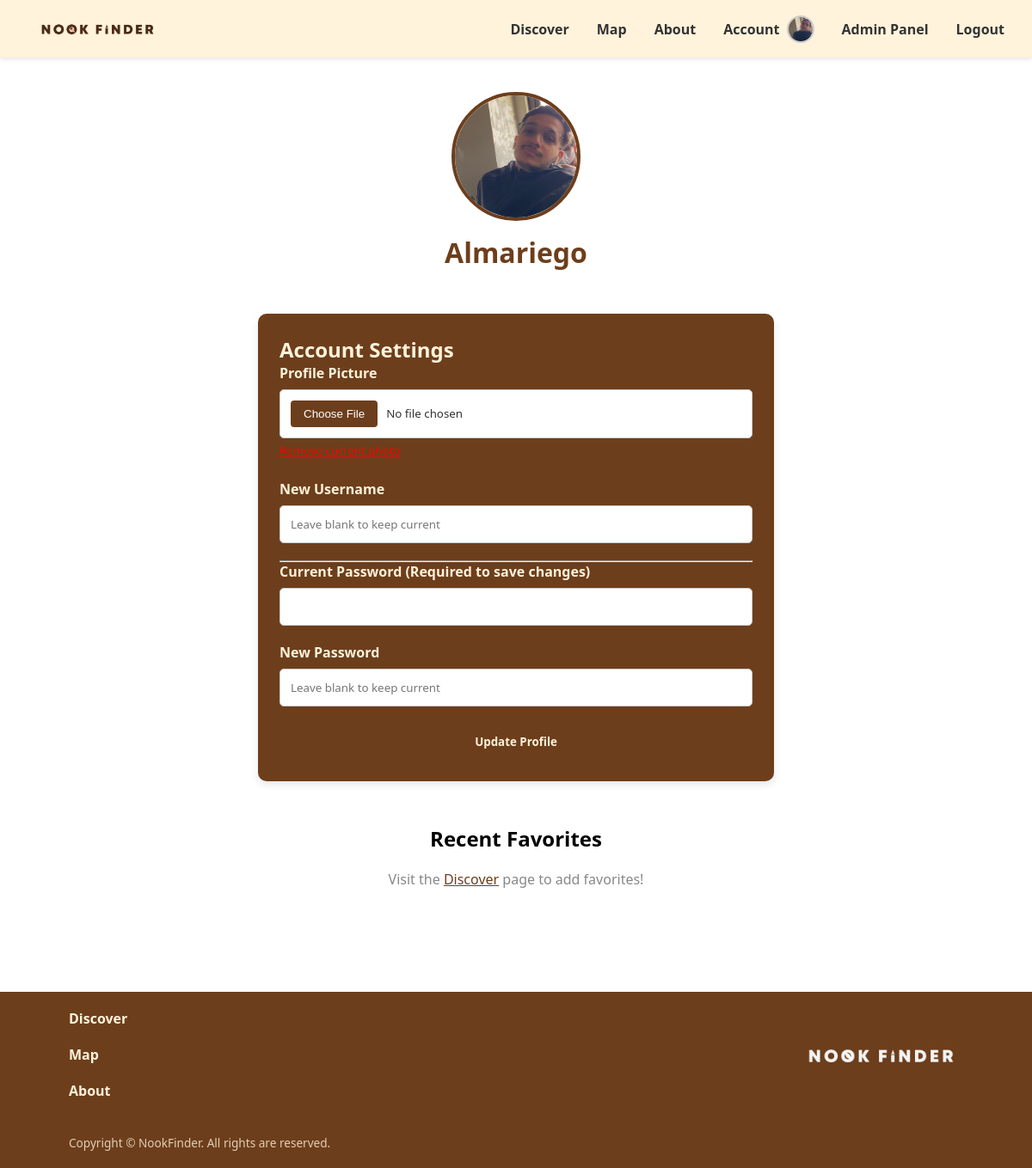
The app's page /profile.php (signed in) with its own data.
### tables this page shows
CREATE TABLE `accounts` (
  `account_id` int(11) NOT NULL,
  `username` varchar(50) NOT NULL,
  `password` varchar(255) NOT NULL,
  `profile_pic` varchar(255) DEFAULT NULL,
  `created_at` timestamp NOT NULL DEFAULT current_timestamp(),
  `Type` varchar(10) NOT NULL DEFAULT 'User'
);

### profile.php (the view, shortened to what this page needs)
<?php
include_once 'header.php';
$user_id = $_SESSION['user_id'];
$stmt = $conn->prepare("SELECT username, profile_pic FROM accounts WHERE account_id = ?");
$stmt->bind_param("i", $user_id);
$stmt->execute();
$user_data = $stmt->get_result()->fetch_assoc();
$display_img = (!empty($user_data['profile_pic']) && file_exists($user_data['profile_pic'])) ? $user_data['profile_pic'] : 'images/default-user.jpg';
?>
<main class="profile-container">
    <div class="profile-header">
        <div class="profile-avatar">
            <img src="<?php echo $display_img; ?>" alt="User Profile">
        </div>
        <h1><?php echo htmlspecialchars($user_data['username']); ?></h1>
    </div>
    <div class="profile-box">
        <h2>Account Settings</h2>
        <form action="update_profile.php" method="POST" enctype="multipart/form-data" class="profile-form">
            <div class="form-group">
                <label>Profile Picture</label>
                <input type="file" name="profile_image" accept="image/*">
                <?php if (!empty($user_data['profile_pic'])): ?>
                    <button type="submit" name="remove_photo" style="background: none; border: none; color: red; cursor: pointer; padding: 5px 0; text-decoration: underline;">
                    </button>
                <?php endif; ?>
            </div>
            <div class="form-group">
                <label>New Username</label>
                <input type="text" name="new_username" placeholder="Leave blank to keep current">
            </div>
            <hr>
            <div class="form-group">
                <label>Current Password (Required to save changes)</label>
                <input type="password" name="current_password" required>
            </div>
            <div class="form-group">
                <label>New Password</label>
                <input type="password" name="new_password" placeholder="Leave blank to keep current">
            </div>
            <button type="submit" class="update-btn">Update Profile</button>
        </form>
    </div>
    <section id="my-favourites">
        <h2 style="text-align: center; margin-top: 50px;">Recent Favorites</h2>
        <?php
        $fav_stmt = $conn->prepare("SELECT p.name, p.image FROM favorites f JOIN places p ON f.place_id = p.id WHERE f.account_id = ? ORDER BY f.created_at DESC LIMIT 4");
        $fav_stmt->bind_param("i", $user_id);
        $fav_stmt->execute();
        $fav_res = $fav_stmt->get_result();
        ?>
        <div class="discover-cards" style="margin-top: 20px;">
            <?php if($fav_res->num_rows > 0): ?>
                <?php while($fav = $fav_res->fetch_assoc()): ?>
                    <div class="place-card">
                        <a href="cafe_window.php?cafe=<?= urlencode($fav['name']) ?>&img=<?= urlencode($fav['image']) ?>" style="text-decoration: none; color: inherit; display: block; height: 100%;">
                            <img src="<?= htmlspecialchars($fav['image']) ?>" alt="<?= htmlspecialchars($fav['name']) ?>" style="height: 200px; object-fit:cover; width:100%;">
                            <div class="place-name">
                                <span><?= htmlspecialchars($fav['name']) ?></span>
                            </div>
                        </a>
                    </div>
                <?php endwhile; ?>
            <?php else: ?>
                <p style="text-align: center; width: 100%; color: #888; grid-column: 1 / -1;">Visit the <a href="discover.php" style="color: #6D3E1C;">Discover</a> page to add favorites!</p>
            <?php endif; ?>
        </div>
    </section>
</main>
<?php include 'footer.php'; ?>

### header.php (shortened to what this page needs)
<!DOCTYPE html>
<html lang="en">
<head>
    <link rel="stylesheet" href="style.css">
    <link rel="stylesheet" href="https://unpkg.com/leaflet/dist/leaflet.css" />
</head>
<body>
<header>
    <div class="logo">
        <a href="index.php">
            <img src="images/NookFindr Logo.png" alt="Nook Finder Logo">
        </a>
    </div>
    <nav>
        <a href="discover.php" class="nav-link">Discover</a>
        <a href="map.php" class="nav-link">Map</a>
        <a href="about.php" class="nav-link">About</a>
        <?php if (isset($_SESSION['user_id'])): ?>
            <a href="profile.php" class="nav-link account-link">
                Account
                <img src="<?php echo !empty($_SESSION['profile_pic']) ? htmlspecialchars($_SESSION['profile_pic']) : 'images/default-avatar.png'; ?>"
                    alt="Profile" class="nav-profile-pic">
            </a>
            <?php if (isset($_SESSION['user_type']) && $_SESSION['user_type'] === 'Admin'): ?>
                <a href="admin.php" class="nav-link">Admin Panel</a>
            <?php endif; ?>
            <a href="logout.php" class="nav-link">Logout</a>
        <?php else: ?>
            <a href="login.php" class="nav-link login-circle">Login / Register</a>
        <?php endif; ?>
    </nav>
</header>

### footer.php
<footer>
    <div class="footer-container">
        <div class="footer-nav">
            <a href="discover.php">Discover</a>
            <a href="map.php">Map</a>
            <a href="about.php">About</a>
        </div>
        <div class="footer-logo">
            <img src="images/NookFinder Footer.png" alt="Nook Finder Logo">
        </div>
    </div>
    <div class="footer-bottom">
        Copyright &copy; NookFinder. All rights are reserved.
    </div>
</footer>
</body>
</html>

### style.css (style rules this page uses)
* { margin: 0; padding: 0; box-sizing: border-box; font-family: 'Segoe UI', sans-serif; }
header { display: flex; justify-content: space-between; align-items: center; padding: 1rem 2rem; background-color: #FFF3DB; box-shadow: 0 2px 5px rgba(0,0,0,0.1); }
.logo img { height: 35px; width: auto; display: block; }
nav { display: flex; gap: 2rem; align-items: center; }
.nav-link { text-decoration: none; color: #333; font-size: 1rem; font-weight: 700; transition: transform 0.2s ease; }
.discover-cards { display: grid; grid-template-columns: repeat(4, 1fr); gap: 25px; }
footer { background-color: #6D3E1C; color: #FFF3DB; padding: 20px 80px; margin-top: 80px; }
.footer-container { display: flex; justify-content: space-between; align-items: center; }
.footer-nav { display: flex; flex-direction: column; gap: 20px; }
.footer-nav a { text-decoration: none; color: #FFF3DB; font-size: 1rem; font-weight: 600; transition: transform 0.2s ease, opacity 0.2s ease; }
.footer-logo img { height: 45px; width: auto; display: block; }
.footer-bottom { margin-top: 40px; font-size: 0.85rem; opacity: 0.8; }
.profile-container { min-height: 100vh; padding: 40px 20px; }
.profile-header { text-align: center; margin-bottom: 50px; }
.profile-avatar { width: 150px; height: 150px; border-radius: 50%; margin: 0 auto 15px; overflow: hidden; border: 4px solid #6D3E1C; background-color: #f0f0f0; display: flex; align-items: center; justify-content: center; }
.profile-avatar img { width: 100%; height: 100%; object-fit: cover; }
.profile-header h1 { color: #6D3E1C; }
.profile-box h2 { color: #FFF3DB; }
.profile-box { max-width: 600px; margin: 0 auto; background: #6D3E1C; padding: 25px; border-radius: 10px; box-shadow: 0 4px 10px rgba(0,0,0,0.1); }
.profile-form .form-group { margin-bottom: 20px; }
.profile-form label { display: block; font-weight: bold; margin-bottom: 8px; color: #FFF3DB; }
.profile-form input[type="text"], .profile-form input[type="password"], .profile-form input[type="file"] { width: 100%; padding: 12px; border: 1px solid #ccc; border-radius: 5px; box-sizing: border-box; }
.update-btn { width: 100%; background-color: #6D3E1C; color: #FFF3DB; border: none; padding: 12px; cursor: pointer; border-radius: 5px; font-weight: bold; transition: background 0.3s; }
input[type="file"] { background-color: white; color: #333; padding: 5px; border-radius: 5px; border: 1px solid #ccc; width: 100%; }
.account-link { display: flex; align-items: center; gap: 8px; }
.nav-profile-pic { width: 32px; height: 32px; border-radius: 50%; object-fit: cover; border: 2px solid #ccc; }

### records on screen
accounts: profile_pic (picture), username "Almariego"
